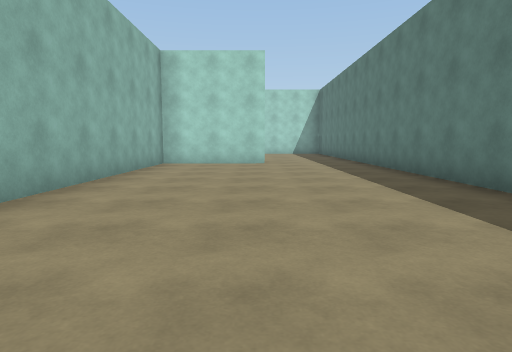
view 1 (above)

23 first-person views from a walk through a 3-D level made in the Unity game engine. The camera is 1.2 m above the floor, tilts 6° down and sees 75° across. The floor is counted in squares, 2 m on a side. Each view is taken from the middle of a square. On the plan, view 1 faces up. The plan holds only what a view shows up to about 10 squares ahead; the rest is blank. The place goes on beyond the plan. The player is left out. Surface patterns are stand-ins for the level's own textures.

view 2
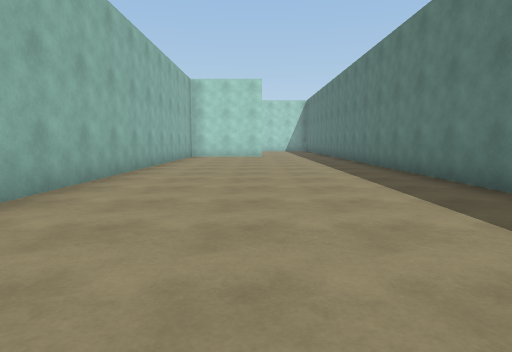

view 3
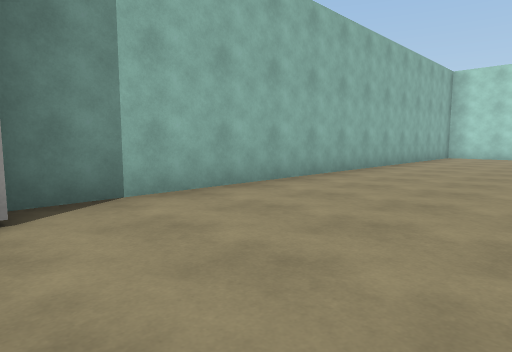

view 4
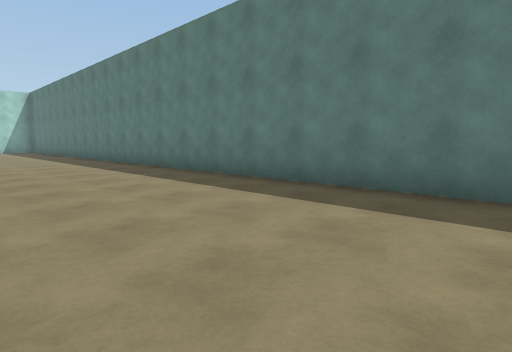

view 5
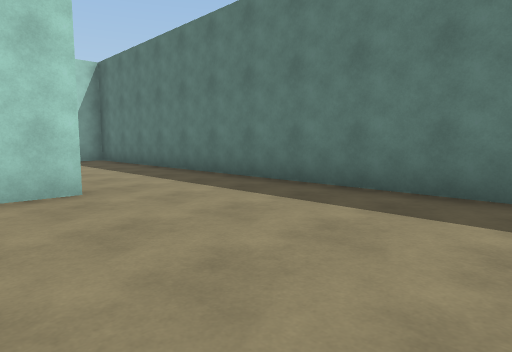

view 6
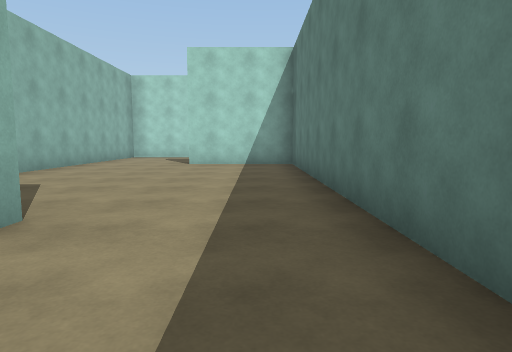

view 7
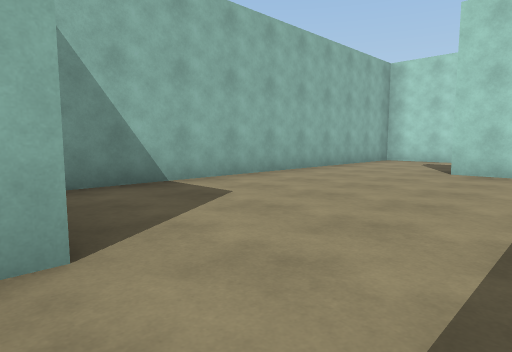

view 8
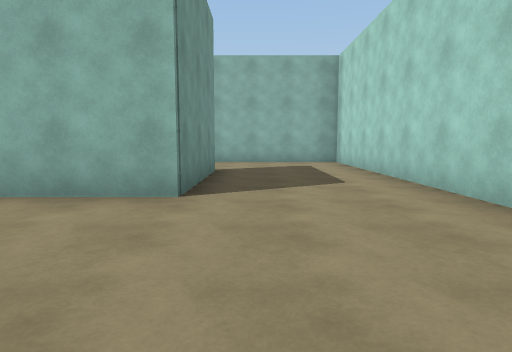

view 9
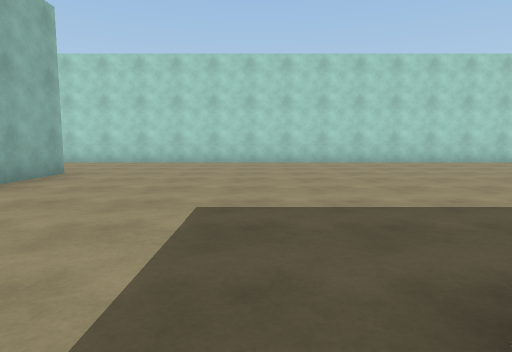

view 10
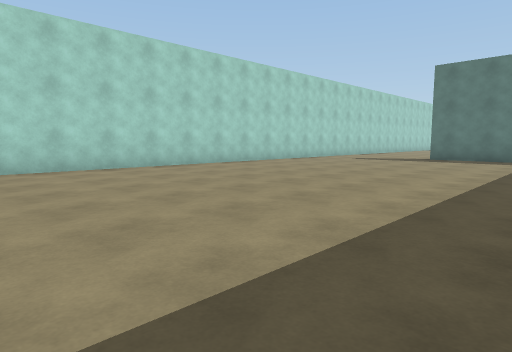

view 11
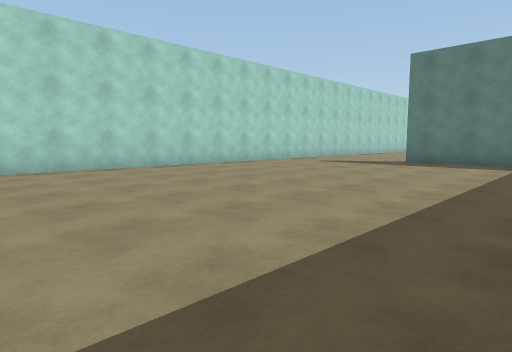

view 12
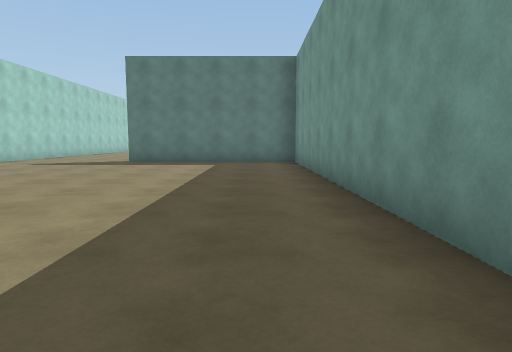

view 13
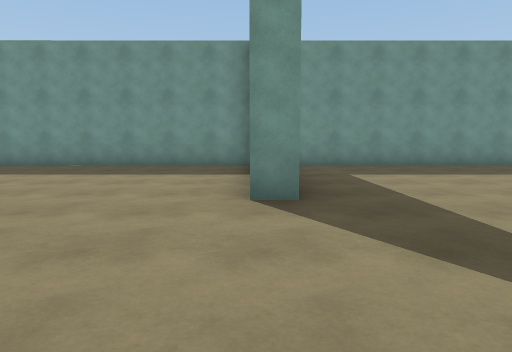

view 14
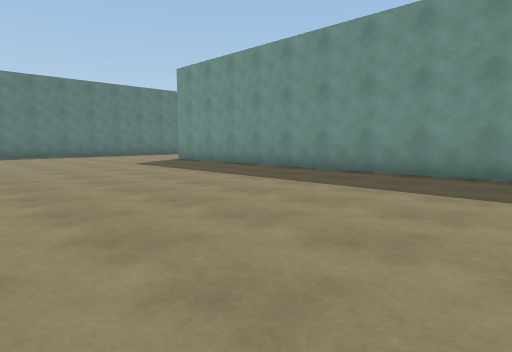

view 15
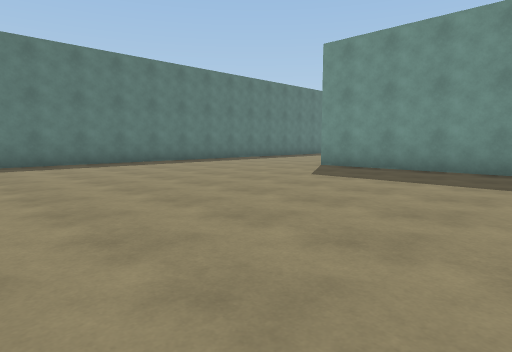

view 16
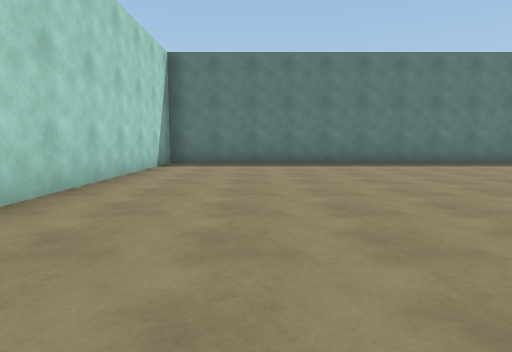

view 17
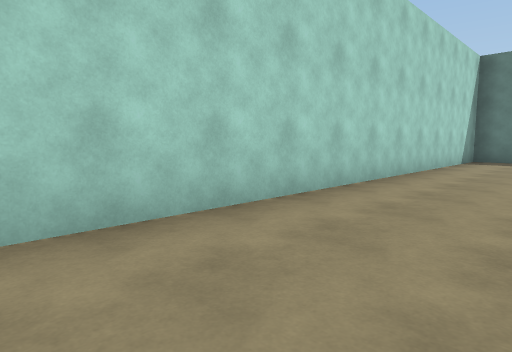

view 18
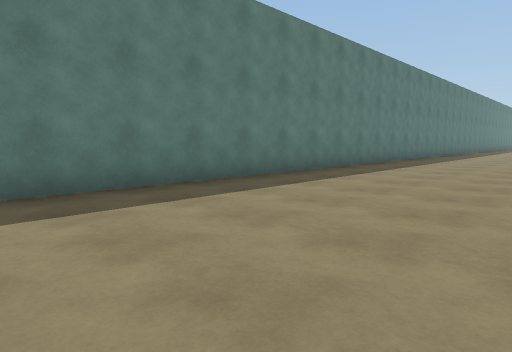

view 19
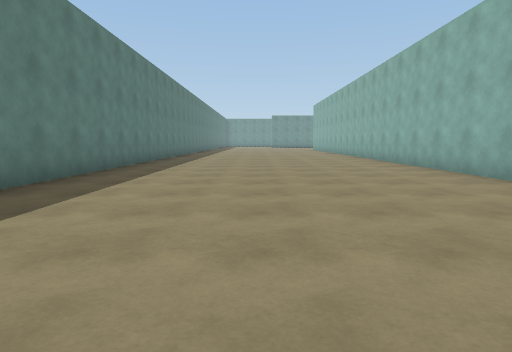

view 20
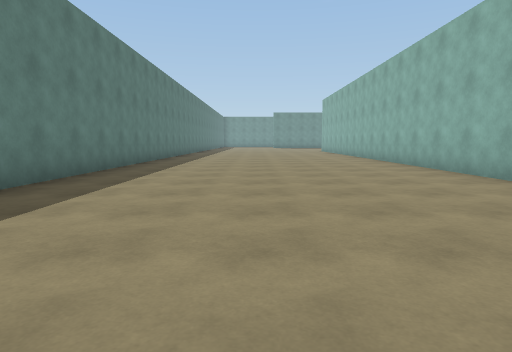

view 21
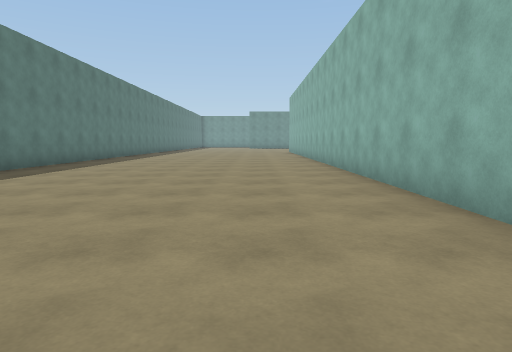

view 22
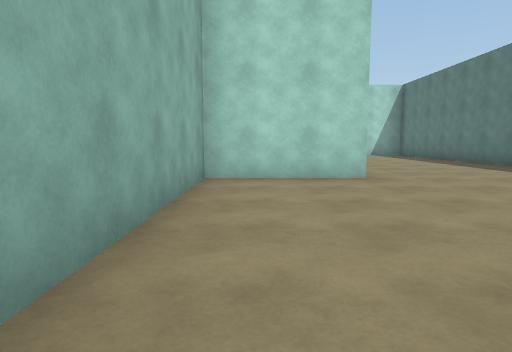

view 23
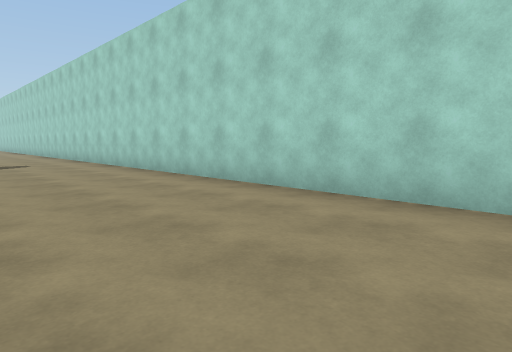

### Floor plan
Points are (right, up) in squares from view 1. A wall is a line through its corners. A room is listed if a view was taken in it or the views show most of it. See-through windows are left out.
Room 1 (views 1, 2, 3, 4, 5, 6)
walls: (3, -3.5) (3, 8.5); (0.3, 9) (-2.5, 9) (-2.5, -3.6)
ways out: opening at (1.5, 9) to room 2
Room 2 (views 7, 8, 9, 10, 11, 12, 13, 14, 15, 16, 17, 18, 19, 20, 21, 22, 23)
walls: (21.1, 10.9) (32.8, 10.9); (12.4, 10.9) (20.6, 10.9) (20.6, 15.6) (21.1, 15.6); (32.9, 10.4) (30.2, 10.4) (30.2, -4); (3, 8.5) (3, 15.7) (0.3, 15.7); (0.3, 16.2) (3.4, 16.2) (3.4, 14.2); (37.2, -4.1) (37.2, 19.4) (-2.5, 19.3) (-2.5, 10.1)
ways out: opening at (1.5, 9) to room 1

Positions as (right, up) in squares from view 1, and headings:
1: (0, 0), facing up
2: (0, -4), facing up
3: (1, -4), facing up-left
4: (-1, -4), facing up-right
5: (-1, 5), facing up-right
6: (2, 7), facing up
7: (2, 9), facing up-left
8: (7, 17), facing left
9: (7, 10), facing up
10: (9, 12), facing up-right
11: (11, 12), facing up-right
12: (11, 12), facing right
13: (21, 19), facing down
14: (23, 17), facing down-right
15: (28, 18), facing down-right
16: (28, 17), facing right
17: (26, 17), facing up-right
18: (33, 13), facing down-right
19: (34, 10), facing down
20: (34, 7), facing down
21: (32, 6), facing down
22: (31, 5), facing up
23: (29, 16), facing up-left
